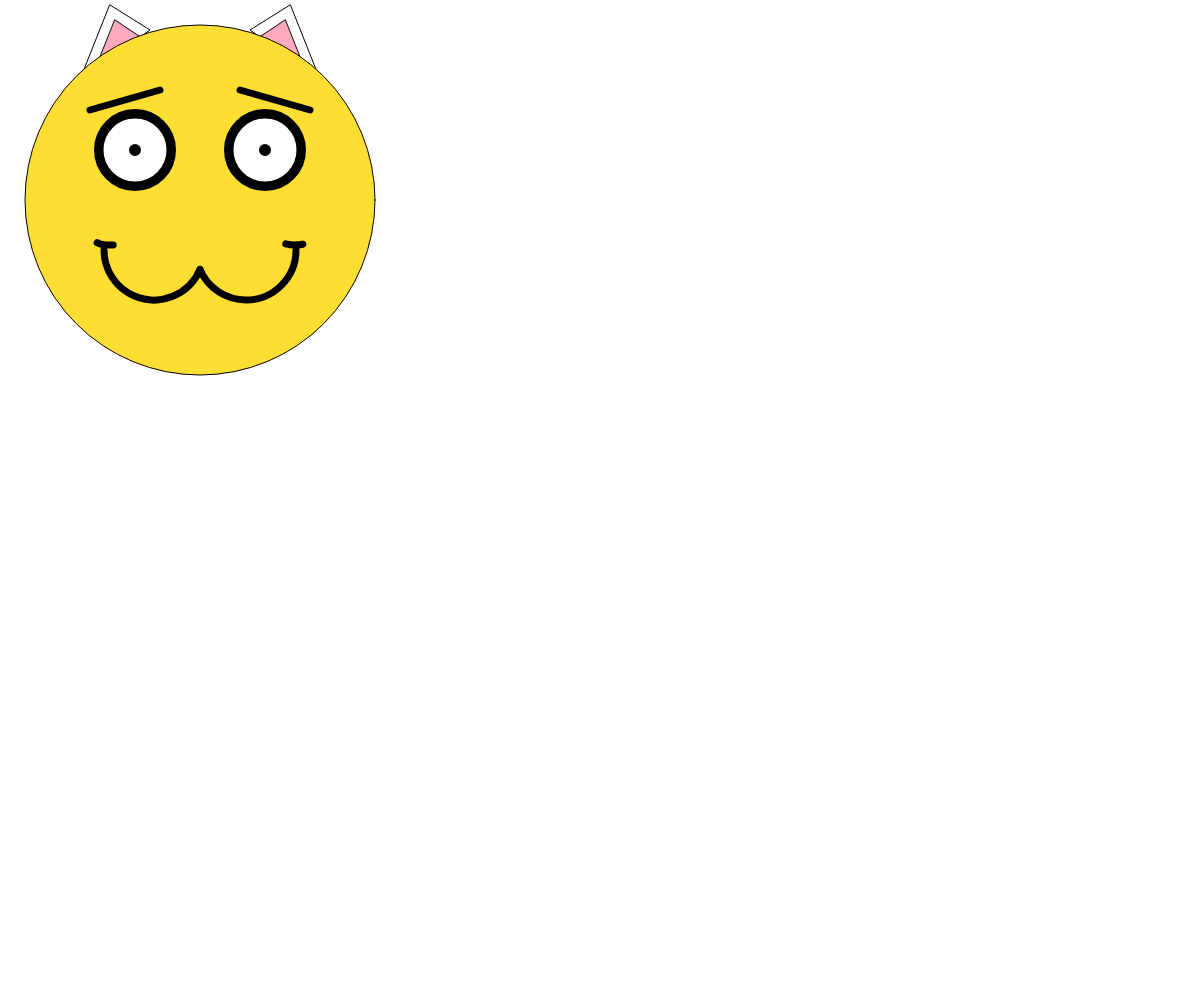
Frame 1 (no input)
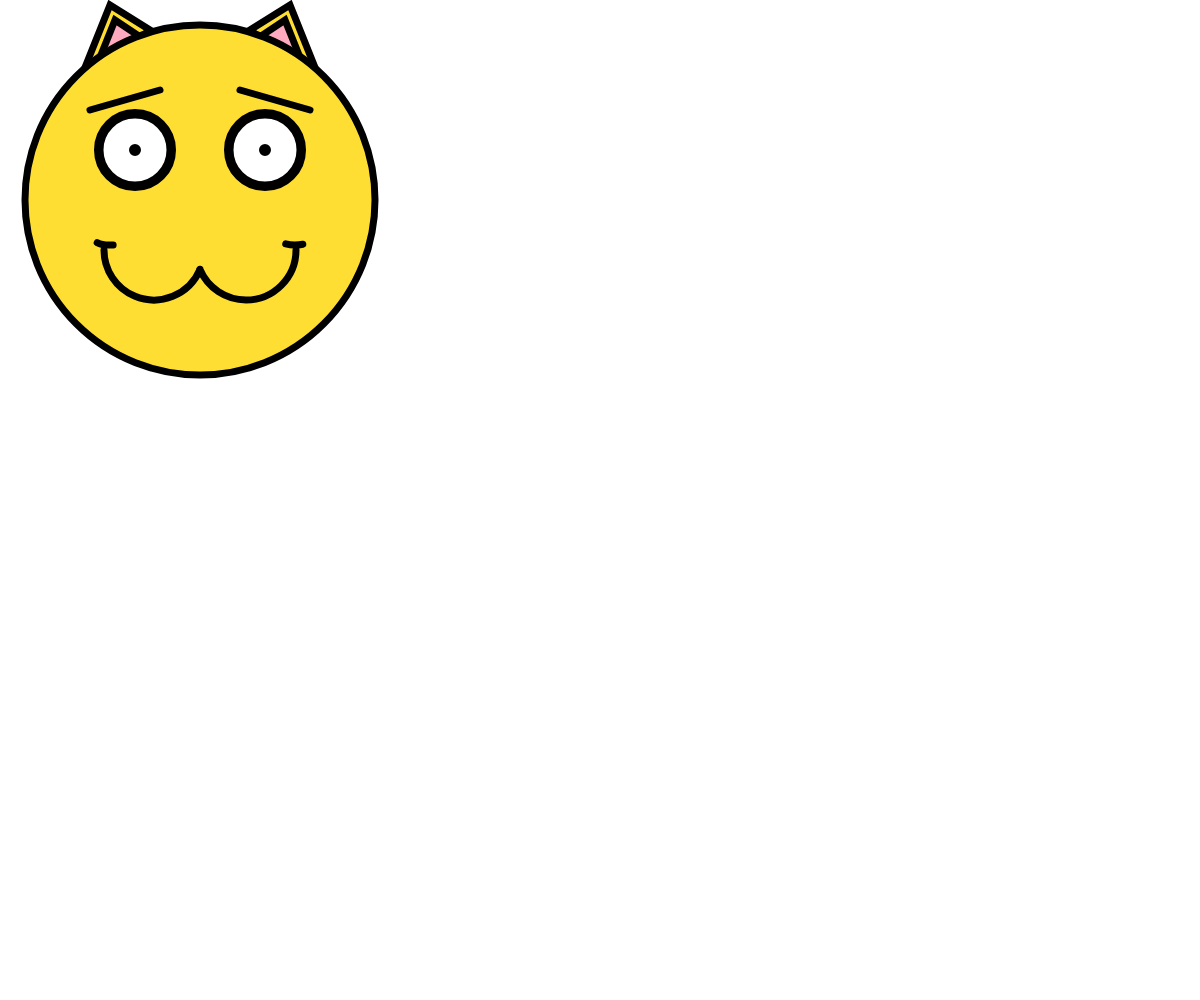
Frame 60 (no input)
Frame 120 (the mouse pressed at the canvas centre since frame 60): identical to frame 60, image omitted

The p5.js sketch that drew these frames (run headless with seeded random() and noise() and a simulated clock; from frame 60 on, the mouse is pressed at the canvas centre):

// p5.js sketch
// ── sketch.js
function setup() { // setup function
  createCanvas(windowWidth, windowHeight); // set canvas size
}

function draw() { // draw function
  background(255); //background colour
  triangle(80, 80, 150, 30, 110, 5); // left ear
  triangle(320, 80, 250, 30, 290, 5); // right ear
  fill(255, 170, 190); // pink inner ear
  triangle(95, 70, 145, 40, 115, 20); // left inner ear
  triangle(305, 70, 255, 40, 285, 20); // right inner ear
  fill (255, 222, 52); // face colour
  circle(200, 200, 350); // face outline
  strokeWeight(7); // stroke weight
  arc(154, 250, 100, 100, 0.4, PI); // left side of mouth
  arc(246, 250, 100, 100, 0, PI- 0.4); // right side of mouth
  arc(110, 240, 30, 10, 1, PI - 0.2); // left mouth crease
  arc(295, 240, 30, 10, 0.5, PI - 0.4); // right mouth crease
  fill(0, 0, 0); // eye outline colour
  circle(135, 150, 75); // left eye outline
  circle(265, 150, 75); // right eye outline
  fill(255, 255, 255); // eye white colour
  circle (135, 150, 70); // left eye white
  circle (265, 150, 70); // right eye white
  fill(0, 0, 0); // pupil colour
  circle (135, 150, 5); // left pupil
  circle (265, 150, 5); // right pupil
  line (90, 110, 160, 90); // left eyebrow
  line (310, 110, 240, 90); // right eyebrow
  fill(255, 222, 52);
  triangle()
}
